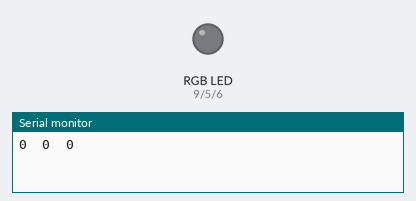
This sketch was run on a simulated Arduino Uno, built with avr-gcc and run on an emulated ATmega328P. Shown: an RGB LED mixed from three pins (HIGH = lit), the last lines printed to the serial monitor. Dim RGB values are drawn brighter than linear.

Above: at 0.05 s.
At 4.97 s:
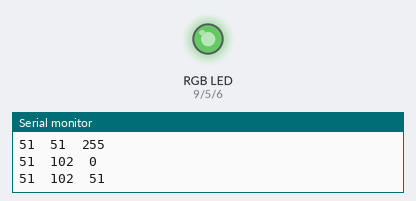
At 9.99 s:
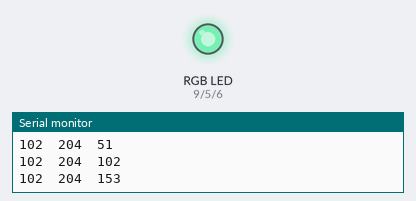
At 19.94 s:
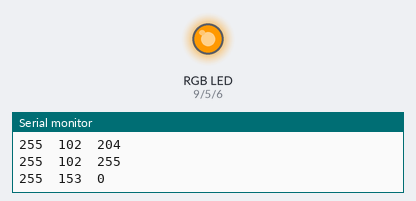
At 29.98 s:
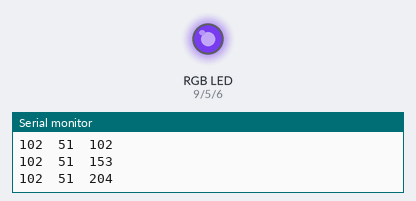
At 39.94 s:
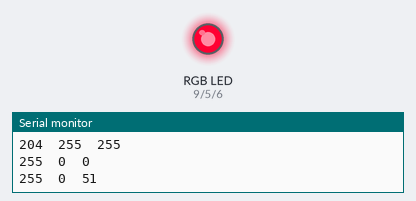
Timing chart, 0 to 40.0 s (numbered marks = the images above):
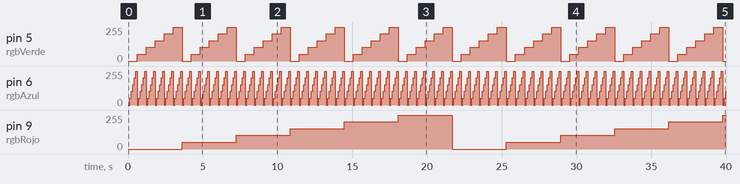

Measured:
- by itself, pin 5 (rgbVerde): repeats every 3.6 s: 102/255 0.60 s, 153/255 0.60 s, 204/255 0.60 s, 255/255 0.60 s, 0/255 0.60 s, 51/255 0.60 s
- by itself, pin 6 (rgbAzul): repeats every 0.60 s: 102/255 0.10 s, 153/255 0.10 s, 204/255 0.10 s, 255/255 0.10 s, 0/255 0.10 s, 51/255 0.10 s
- by itself, pin 9 (rgbRojo): 0/255 → 51/255 at 3.6 s, → 102/255 3.6 s later, → 153/255 3.6 s later, → 204/255 3.6 s later, … (11 changes in this stretch)

The sketch:

09-mezclamos-colores.ino
```cpp
// Mezclamos colores: recorre los colores del LED RGB con tres bucles for anidados

const int rgbRojo = 9;   // LED RGB: color rojo en el pin 9
const int rgbVerde = 5;  // LED RGB: color verde en el pin 5
const int rgbAzul = 6;   // LED RGB: color azul en el pin 6

const int paso = 51;     // cuánto sube cada color en cada vuelta (0, 51, 102, 153, 204, 255)
const int espera = 100;  // tiempo que se ve cada color, en milisegundos

void setup() {
  pinMode(rgbRojo, OUTPUT);  // los tres colores del LED RGB son salidas
  pinMode(rgbVerde, OUTPUT);
  pinMode(rgbAzul, OUTPUT);
  Serial.begin(9600);        // para ver en el Monitor serie la mezcla de cada color
}

void loop() {
  for (int rojo = 0; rojo <= 255; rojo = rojo + paso) {
    for (int verde = 0; verde <= 255; verde = verde + paso) {
      for (int azul = 0; azul <= 255; azul = azul + paso) {
        // mezcla los tres colores
        analogWrite(rgbRojo, rojo);
        analogWrite(rgbVerde, verde);
        analogWrite(rgbAzul, azul);

        // muestra la mezcla en el Monitor serie
        Serial.print(rojo);
        Serial.print("  ");
        Serial.print(verde);
        Serial.print("  ");
        Serial.println(azul);

        delay(espera);
      }
    }
  }
}
```
